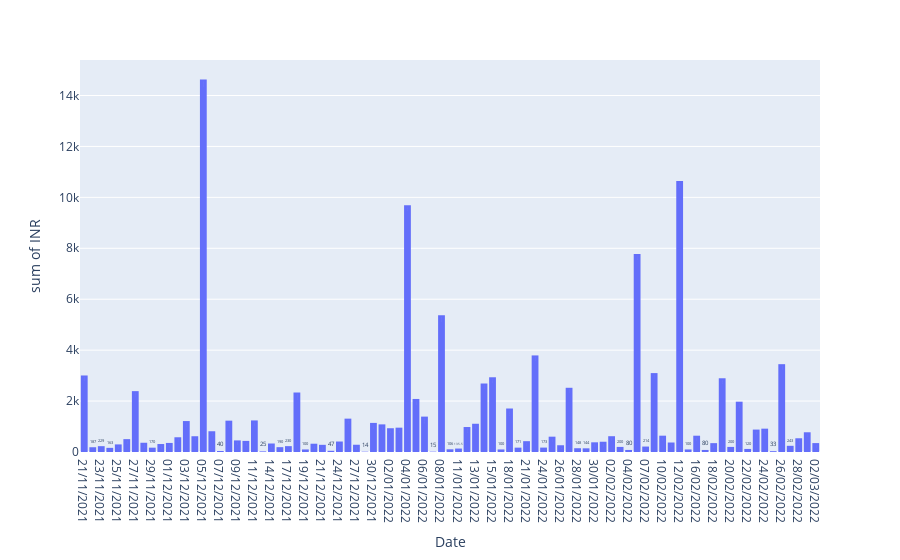
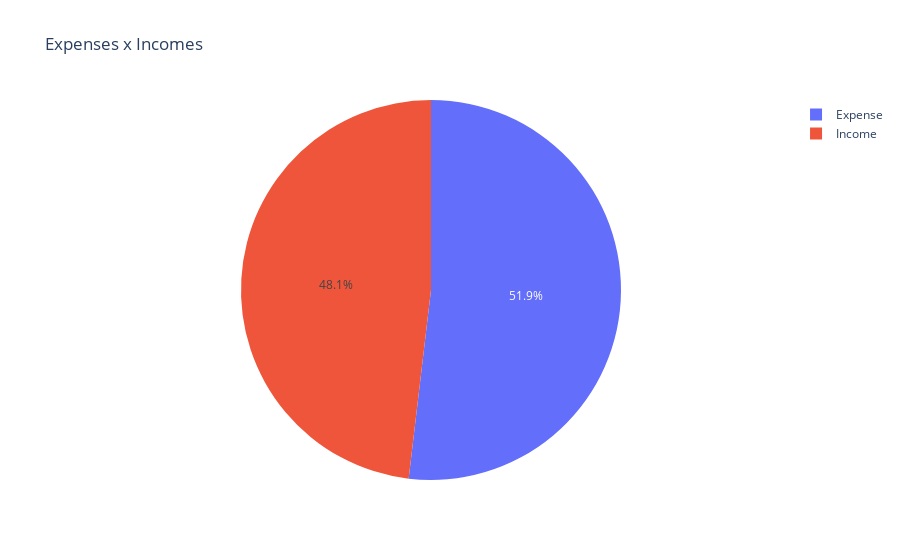

These figures' notebook cell, in order:
### Code cell
import pandas as pd
import plotly.express as px
import functions

df = pd.read_csv('../database/expense_data_1.csv')
df = df[['Date', 'Category', 'INR', 'Income/Expense']]

df['Day'] = ''
df['Month'] = ''
df['Year'] = ''

datetype = 'mm/dd/yyyy'
for i, date in enumerate(df['Date']):
    date = str(date)
    dmy = functions.date_format(date, datetype)

    date = f'{dmy[0]}/{dmy[1]}/{dmy[2]}'
    df.at[i, 'Date'] = date
    
    df.at[i, 'Day'] = dmy[0]
    df.at[i, 'Month'] = dmy[1]
    df.at[i, 'Year'] = dmy[2]

# Calculating total expenses
total_expenses = df.loc[df['Income/Expense'] == 'Expense']['INR'].sum()

# Calculate daily expenses average
expenses_count = df.value_counts(df['Income/Expense'])['Expense']

expenses_daily_average = total_expenses / expenses_count

# Daily expenses chart
dfdate = df[['Date', 'Day', 'Month', 'Year', 'INR']].groupby(['Day', 'Month', 'Year', 'Date'])['INR'].sum().reset_index()

dfdate = dfdate.sort_values(['Year', 'Month', 'Day']).reset_index(drop='index')

chart = px.histogram(dfdate, x='Date', y='INR', text_auto=True)
chart.show()

# Expenses x Incomes
chart = px.pie(df, names='Income/Expense', title='Expenses x Incomes', values='INR')
chart.show()

# Category that people much expense
dfcategory_expense = df.drop(df[df['Income/Expense'] == 'Income'].index).reset_index(drop='index')
dfcategory_expense = dfcategory_expense[['Category', 'INR']]
dfcategory_expense = dfcategory_expense.groupby('Category').sum()
dfcategory_expense = dfcategory_expense.sort_values('INR', ascending=False)

category_expense = f'The most invested category is {dfcategory_expense.iloc[0].name} and the expense is {dfcategory_expense.iat[0, 0]}'

# Invested categories
print(dfcategory_expense)

### Figure 1 — Plotly figure (JSON) as saved in the notebook; plotly's stock layout.template omitted (floating-point values rounded to 4 significant figures)
{"data": [{"bingroup": "x", "histfunc": "sum", "hovertemplate": "Date=%{x}<br>sum of INR=%{y}<extra></extra>", "legendgroup": "", "marker": {"color": "#636efa", "pattern": {"shape": ""}}, "name": "", "orientation": "v", "showlegend": false, "texttemplate": "%{value}", "type": "histogram", "x": ["21/11/2021", "22/11/2021", "23/11/2021", "24/11/2021", "25/11/2021", "26/11/2021", "27/11/2021", "28/11/2021", "29/11/2021", "30/11/2021", "01/12/2021", "02/12/2021", "03/12/2021", "04/12/2021", "05/12/2021", "06/12/2021", "07/12/2021", "08/12/2021", "09/12/2021", "10/12/2021", "11/12/2021", "12/12/2021", "14/12/2021", "16/12/2021", "17/12/2021", "18/12/2021", "19/12/2021", "20/12/2021", "21/12/2021", "23/12/2021", "24/12/2021", "25/12/2021", "27/12/2021", "28/12/2021", "30/12/2021", "01/01/2022", "02/01/2022", "03/01/2022", "04/01/2022", "05/01/2022", "06/01/2022", "07/01/2022", "08/01/2022", "10/01/2022", "11/01/2022", "12/01/2022", "13/01/2022", "14/01/2022", "15/01/2022", "17/01/2022", "18/01/2022", "19/01/2022", "21/01/2022", "23/01/2022", "24/01/2022", "25/01/2022", "26/01/2022", "27/01/2022", "28/01/2022", "29/01/2022", "30/01/2022", "31/01/2022", "02/02/2022", "03/02/2022", "04/02/2022", "06/02/2022", "07/02/2022", "08/02/2022", "10/02/2022", "11/02/2022", "12/02/2022", "13/02/2022", "16/02/2022", "17/02/2022", "18/02/2022", "19/02/2022", "20/02/2022", "21/02/2022", "22/02/2022", "23/02/2022", "24/02/2022", "25/02/2022", "26/02/2022", "27/02/2022", "28/02/2022", "01/03/2022", "02/03/2022"], "xaxis": "x", "y": [3005.0, 187.0, 229.0, 163.0, 298.0, 505.0, 2390.0, 363.4, 170.0, 313.0, 356.0, 579.0, 1215.0, 619.0, 14620.0, 815.0, 40.0, 1231.0, 455.0, 436.0, 1240.0, 25.0, 334.0, 190.0, 230.0, 2337.0, 100.0, 325.0, 282.0, 47.0, 412.0, 1310.0, 285.0, 14.0, 1143.0, 1085.0, 933.0, 956.0, 9693.0, 2083.0, 1390.0, 15.0, 5375.0, 106.0, 135.5, 980.8, 1109.0, 2690.0, 2935.0, 100.0, 1708.0, 171.0, 425.0, 3793.0, 173.0, 602.0, 265.0, 2522.0, 148.0, 144.0, 380.0, 403.0, 620.0, 200.0, 80.0, 7775.0, 214.0, 3099.0, 641.0, 373.0, 10640.0, 100.0, 640.0, 80.0, 348.0, 2896.0, 200.0, 1976.0, 120.0, 881.0, 916.7, 33.0, 3449.0, 243.0, 539.1, 775.0, 350.0], "yaxis": "y"}], "layout": {"barmode": "relative", "legend": {"tracegroupgap": 0}, "margin": {"t": 60}, "xaxis": {"anchor": "y", "domain": [0, 1], "title": {"text": "Date"}}, "yaxis": {"anchor": "x", "domain": [0, 1], "title": {"text": "sum of INR"}}}}

### Figure 2 — Plotly figure (JSON) as saved in the notebook; plotly's stock layout.template omitted (floating-point values rounded to 4 significant figures; data arrays with more than 128 entries replaced by an {"elided": "..."} marker saying what was removed)
{"data": [{"domain": {"x": [0, 1], "y": [0, 1]}, "hovertemplate": "Income/Expense=%{label}<br>INR=%{value}<extra></extra>", "labels": {"elided": "277 str values"}, "legendgroup": "", "name": "", "showlegend": true, "type": "pie", "values": {"elided": "277 float values"}}], "layout": {"legend": {"tracegroupgap": 0}, "title": {"text": "Expenses x Incomes"}}}
